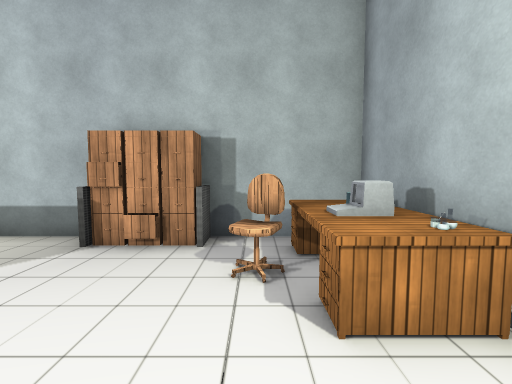
view 1 (above)

12 first-person views from a walk through a 3-D level made in the Unity game engine. The camera is 1.5 m above the floor, tilts 4° down and sees 90° across. The floor is counted in squares, 1 m on a side. Each view is taken from the middle of a square. On the plan, view 1 faces up. The plan holds only what a view shows up to about 13 squares ahead; the rest is blank. The place goes on beyond the plan. The player character is not drawn. Some surface patterns are stand-ins.

view 2
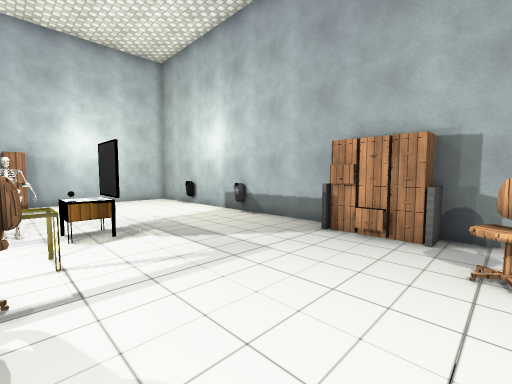

view 3
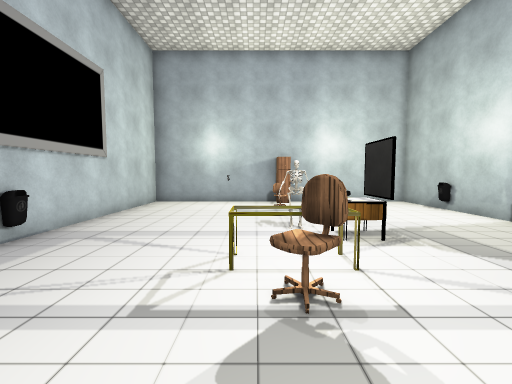

view 4
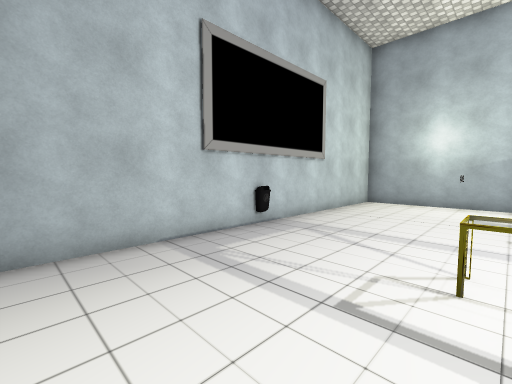

view 5
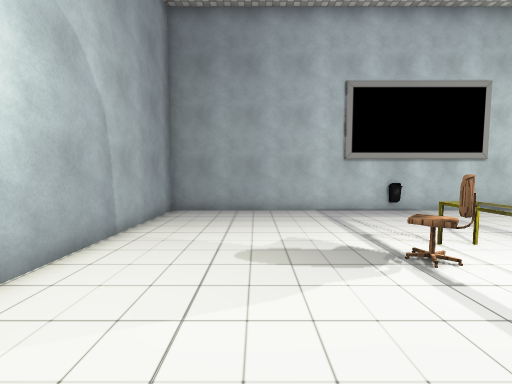

view 6
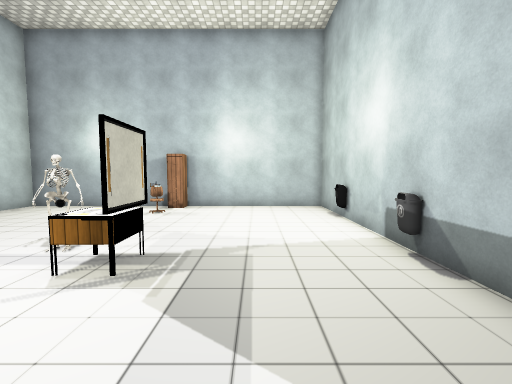

view 7
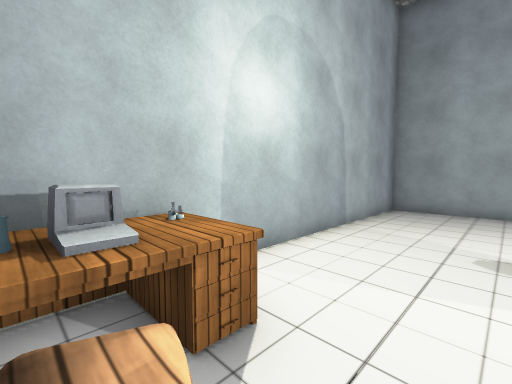

view 8
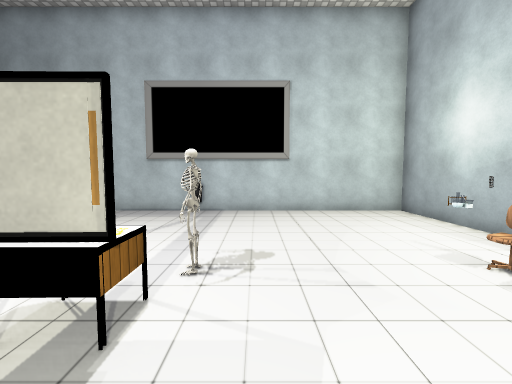

view 9
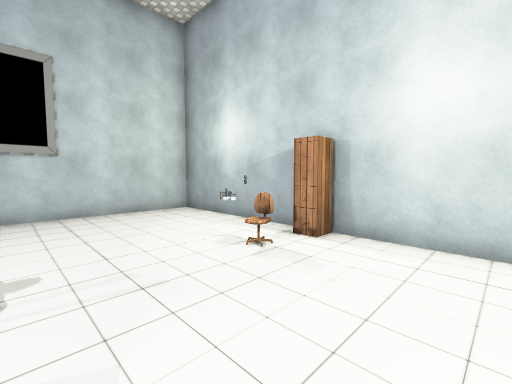

view 10
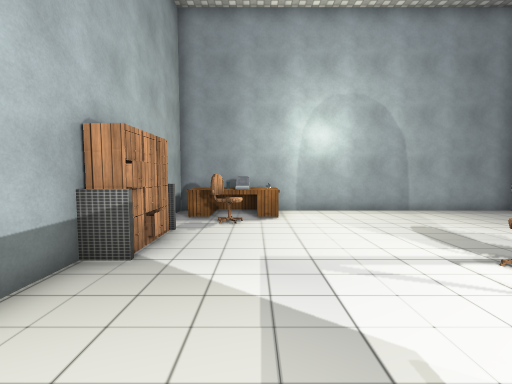

view 11
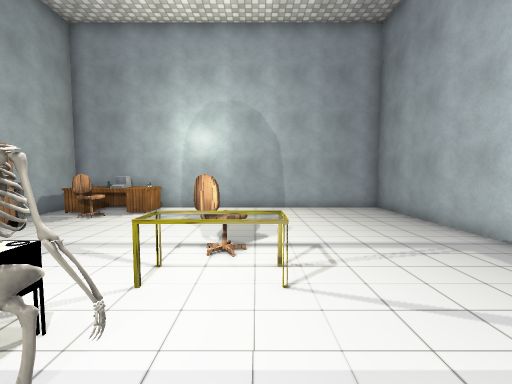

view 12
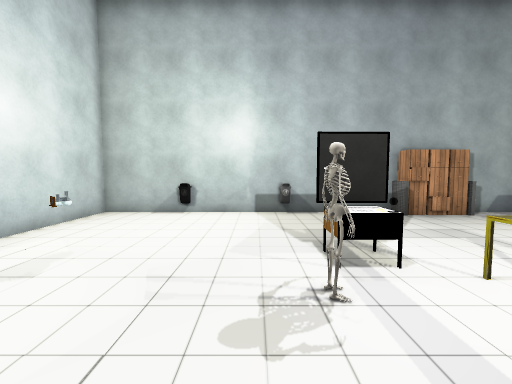

### Floor plan
Points are (right, up) in squares from view 1. A wall is a line through its corners. A room is listed if a view was taken in it or the views show most of it. See-through windows are left out.
Room 1 (views 1, 2, 3, 4, 5, 6, 7, 8, 9, 10, 11, 12)
walls: (-7.7, -0.9) (-8.1, -1.1); (-7.9, -0.7) (-8.2, -1.1); (-7.9, -1.4) (-8.1, -1.1); (-6.4, 0.9) (-7.9, 0.9); (-8, -1) (-7.9, -1.3); (-8, -1) (-8.2, -1.1); (-8, -1.4) (-8.2, -0.5) (-7.9, -0.8); (-8, -1.4) (-8.1, -1) (-8.2, -0.8); (-8, -1.5) (-8, -0.4) (-8.1, -1.4) (-8, -0.9); (-8.1, -1.4) (-8, -0.7); (-8.1, -0.4) (-7.9, -1.3); (-8.2, -1.4) (-8, -0.9); (-7.7, 0.5) (-7.7, 0.9) (-6.7, 0.9) (-6.7, 0.4); (-3.6, 5.1) (-3.6, 6.1) (-15, 6.1) (-15, -2.5); (-1.1, 6.1) (-1.1, 5.1); (-15, -4.4) (-15, -7.5) (2.5, -7.5) (2.5, 6.1) (-1.4, 6.1)
objects: cabinet (-15, -1) to (-14, -1); chair (-13, -1); other object (-12, 0); bin (-12, 6); bin (-8, 6); bin (-7, -7); table (-7, -1); table (-5, -2) to (-5, -1); chair (-4, -2) to (-4, -1); cabinet (-3, 5) to (-3, 6); cabinet (-2, 5) to (-2, 6); chair (0, 4); desk (1, 2) to (2, 2); computer (1, 3) to (2, 4); bottle (1, 4); desk (1, 5) to (2, 5)

Positions as (right, up) in squares from view 1, and headings:
1: (0, 0), facing up
2: (0, -1), facing up-left
3: (-1, -2), facing left
4: (-1, -2), facing down-left
5: (-1, 3), facing down
6: (-3, 3), facing left
7: (-1, 4), facing down-right
8: (-9, 3), facing down
9: (-9, 3), facing down-left
10: (-8, 3), facing right
11: (-9, -2), facing right
12: (-9, -4), facing up
